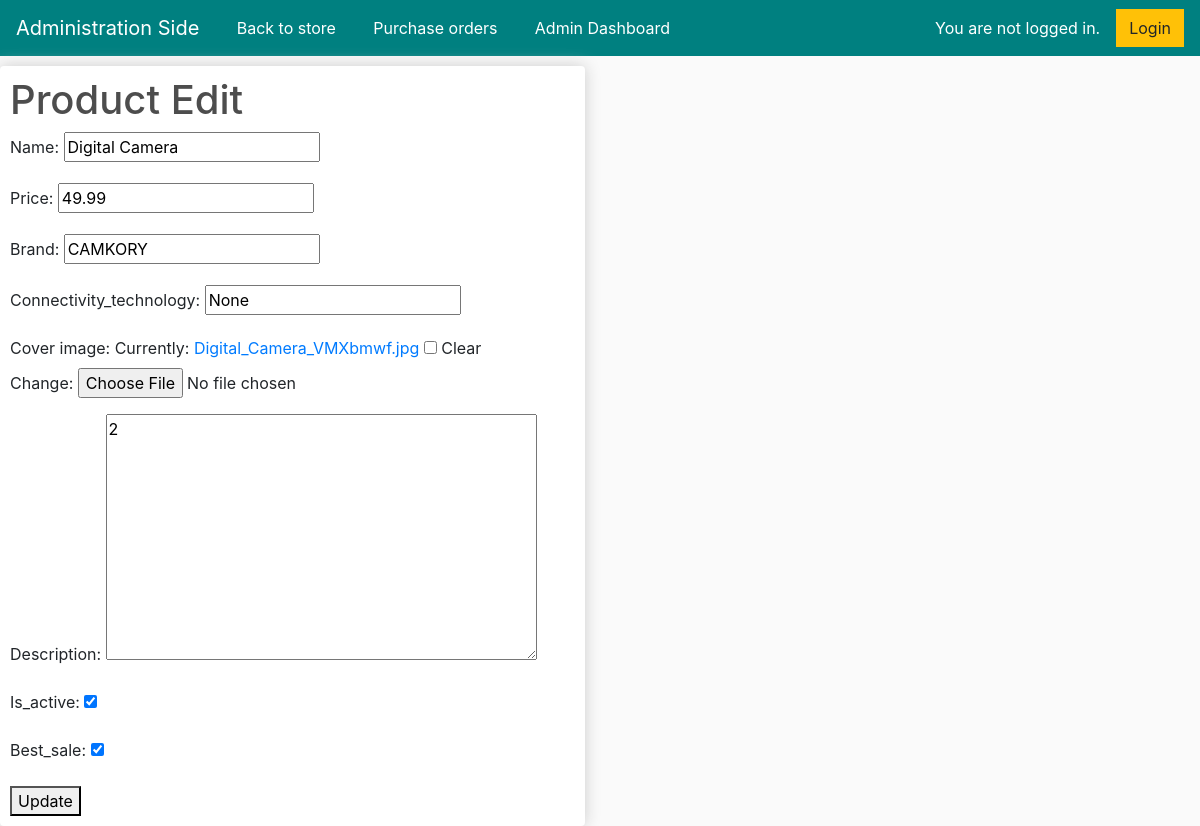
The app's page /product_edit/2, older data.
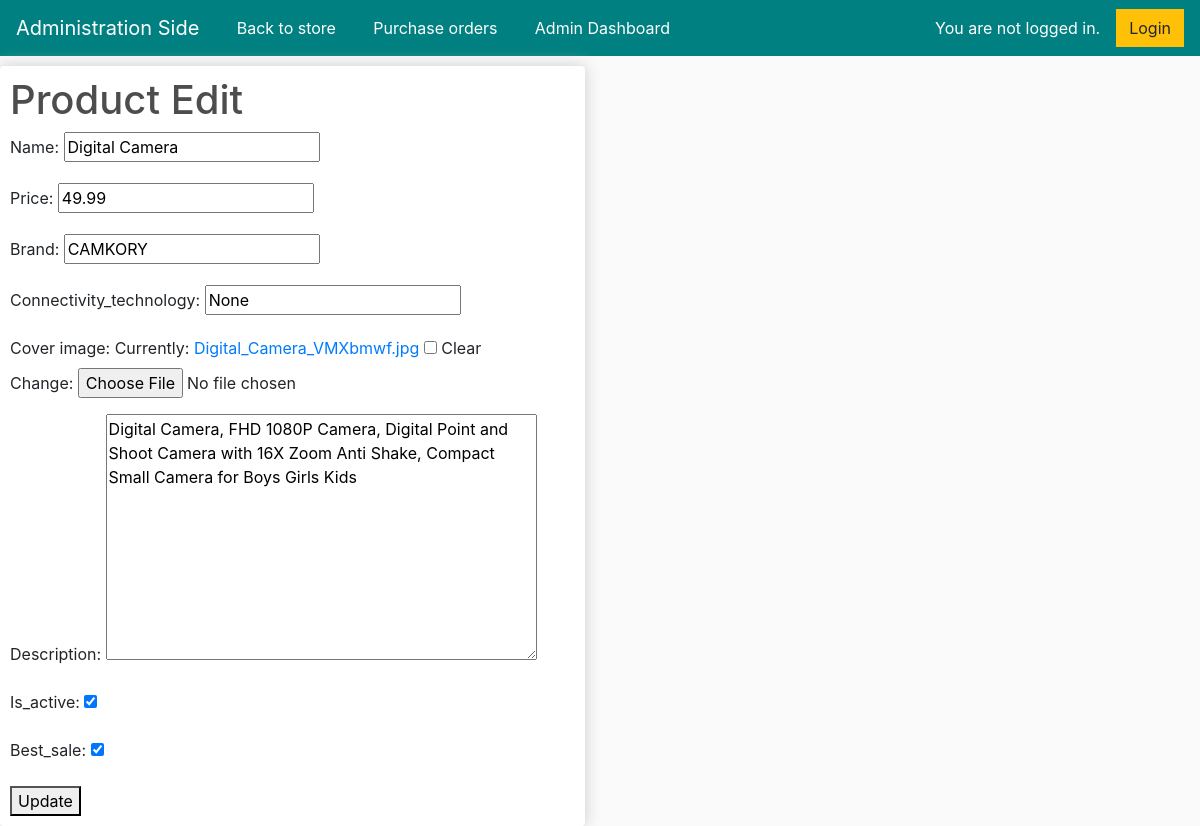
The same page, newer data.
### store/models.py (models this page shows, shortened)
class Product(models.Model):
    name = models.CharField(max_length=200, null=True, verbose_name=_('name'))
    price = models.DecimalField(max_digits=10, decimal_places=2, verbose_name=_('price'))
    brand = models.CharField(max_length=16, null=True, verbose_name=_('brand'))
    connectivity_technology = models.CharField(max_length=32, null=True, verbose_name=_('connectivity_technology'))
    digital = models.BooleanField(default=False, null=True, blank=False)
    cover_image = models.ImageField(null=True, blank=True)
    description = models.TextField(null=True, verbose_name=_('description'))
    is_active = models.BooleanField(default=True, verbose_name=_('is_active'))
    best_sale = models.BooleanField(default=False, verbose_name=_('best_sale'))

### store/views.py (the view, shortened to what this page needs)
# urls.py: path('product_edit/<int:product_id>', views.ProductUpdateView.as_view(), name="product_edit"),
class ProductUpdateView(View):
    def get(self, request, product_id):
        product = Product.objects.get(id=product_id)
        form = ProductForm(instance=product)
        return render(request, 'product_edit.html', {'form': form})

### store/forms.py
class ProductForm(forms.ModelForm):
    class Meta:
        model = Product
        fields = ['name','name_en','name_zh_hant','price','brand','connectivity_technology','cover_image','description','description_en','description_zh_hant','is_active','best_sale']

### store/templates/product_edit.html (shortened to what this page needs)
<!DOCTYPE html>
{% load static %}
{% load i18n %}
<head>
	<link rel="stylesheet" href="https://stackpath.bootstrapcdn.com/bootstrap/4.4.1/css/bootstrap.min.css">
	<link rel="stylesheet" type="text/css" href="{% static 'css/main.css' %}">
</head>
<body>
    <nav class="navbar navbar-expand-lg navbar-dark" style="background-color: #008080;">
		<a class="navbar-brand" href="{% url 'adminDashboard' %}">{% trans 'Administration Side' %}</a>
		<div class="collapse navbar-collapse" id="navbarSupportedContent">
			<ul class="navbar-nav me-auto mb-2 mb-lg-0">
				<a style="margin-left: 8px; color: #008080">|</a>
				<li class="nav-item">
					<a class="nav-link active" aria-current="page" href="{% url 'store' %}">{% trans 'Back to store' %}</a>
				</li>
				<a style="margin-left: 16px; color: #008080">|</a>
				<li class="nav-item">
					<a class="nav-link active" aria-current="page" href="{% url 'order_list' %}">{% trans 'Purchase orders' %}</a>
				</li>
				<a style="margin-left: 16px; color: #008080">|</a>
				<li class="nav-item">
					<a class="nav-link active" aria-current="page" href="{% url 'adminDashboard' %}">{% trans 'Admin Dashboard' %}</a>
				</li>
			</ul>
		</div>
	    <div class="form-inline my-2 my-lg-0">
			{% if user.is_authenticated %}
				<a style="margin-right: 16px; color: white">{% trans 'Hi' %} {{ user.username }}! </a>
				<form action="{% url 'logout' %}" method="post">
					{% csrf_token %}
					<button class="btn btn-warning" type="submit">{% trans 'Logout' %}</button>
				</form>
			{% else %}
				<a style="margin-right: 16px; color: white">{% trans 'You are not logged in.' %} </a>
	     		<a href="{% url 'login' %}" class="btn btn-warning">{% trans 'Login' %}</a>
	     	{% endif %}
	    </div>
	</nav>
    <div class="row">
        <div class="col-lg-6">
            <div class="box-element">
                <h1>{% trans 'Product Edit' %}</h1>
                <form method="post" enctype="multipart/form-data">
                    {{ form.as_p }}
                    <button type="submit">{% trans 'Update' %}</button>
                </form>
            </div>
        </div>
    </div>
</body>

Row changes from the older to the newer data that the page shows:
changed Product "Digital Camera": description "2" → "Digital Camera, FHD 1080P Camera, Digital Point and Shoot Camera with 16X Zoom Anti Shake, Compact Small Camera for Boys Girls Kids"
